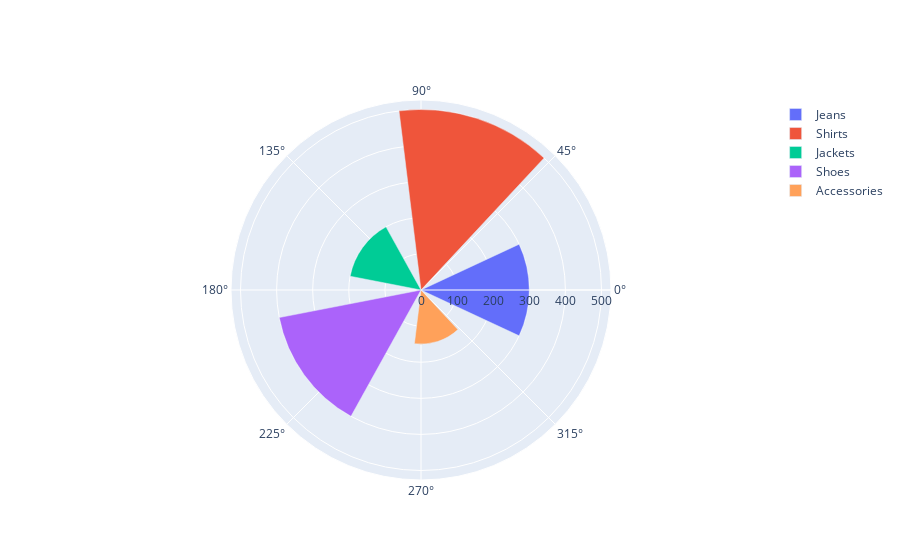

Notebook source saved alongside this figure:
### Markdown cell above
#### 6. Concentric Radial Bars
After seeing this chart, you might feel “Hey, I’ve seen something similar before!” And you’re right it does look like the Wind Rose Chart.
The only real difference is in the direction and degree. This one is plotted around a full 360° circular shape, while the radial part works the same way.

Plotly knows exactly how to handle it, and the best part is you can customize it any way you want. Unlike tools like Power BI, where this type of chart is often a premium feature with limited options, here Plotly gives it to you with full freedom.

Let’s look at the diagram. The real role of this chart is to analyze static data, compare it, and turn it into a report.
Imagine you’ve got a CSV file at month-end with this chart, you can instantly see which T-shirts sold the most this time. Then you can immediately inform the company to prioritize those shirts more.

### Code cell
import plotly.graph_objects as go

categories = ["Jeans","Shirts","Jackets","Shoes","Accessories"]
sales      = [300,500,200,400,150]

fig = go.Figure()
for i, val in enumerate(sales):
    fig.add_trace(go.Barpolar(r=[val], theta=[i*72], width=[50], name=categories[i]))
fig.update_layout(polar=dict(radialaxis=dict(visible=True)), showlegend=True)
fig.show()

### Figure 1 — Plotly figure (JSON) as saved in the notebook; plotly's stock layout.template omitted (floating-point values rounded to 4 significant figures)
{"data": [{"name": "Jeans", "r": [300], "theta": [0], "type": "barpolar", "width": [50]}, {"name": "Shirts", "r": [500], "theta": [72], "type": "barpolar", "width": [50]}, {"name": "Jackets", "r": [200], "theta": [144], "type": "barpolar", "width": [50]}, {"name": "Shoes", "r": [400], "theta": [216], "type": "barpolar", "width": [50]}, {"name": "Accessories", "r": [150], "theta": [288], "type": "barpolar", "width": [50]}], "layout": {"polar": {"radialaxis": {"visible": true}}, "showlegend": true}}
